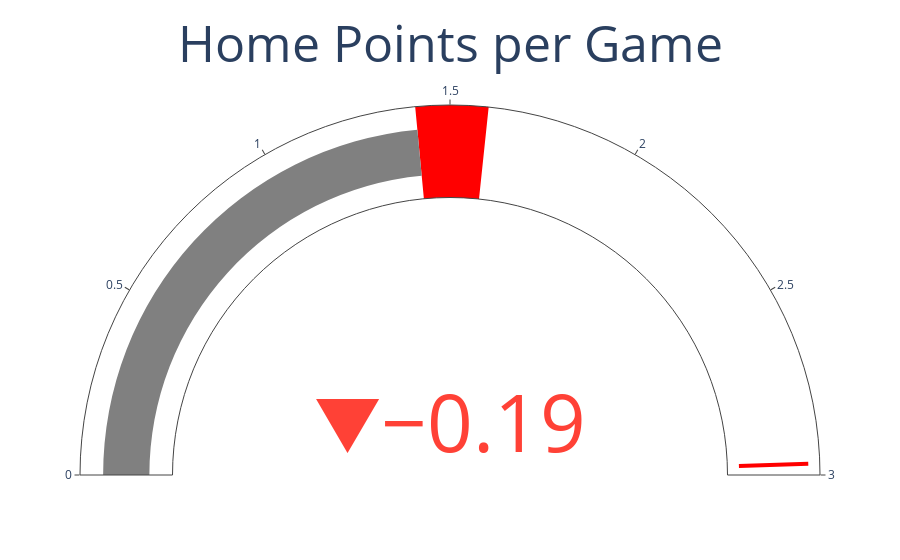

The notebook cell saved with this chart:
### Code cell
gauge_chart(title='Home Points per Game', 
            value=1.41, 
            reference=1.6, 
            max_range=3, 
            min_range= 0, 
            file_name='home_ppg')

### Figure 1 — Plotly figure (JSON) as saved in the notebook; plotly's stock layout.template omitted (floating-point values rounded to 4 significant figures)
{"data": [{"delta": {"reference": 1.6}, "domain": {"x": [0, 1], "y": [0, 1]}, "gauge": {"axis": {"range": [0, 3]}, "bar": {"color": "gray"}, "steps": [{"color": "red", "range": [1.41, 1.6]}], "threshold": {"line": {"color": "red", "width": 4}, "thickness": 0.75, "value": 2.97}}, "mode": "gauge+delta", "title": {"font": {"size": 50}, "text": "Home Points per Game"}, "type": "indicator", "value": 1.41}], "layout": {}}
